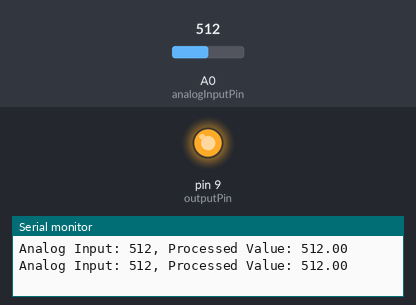
This sketch was run on a simulated Arduino Uno, built with avr-gcc and run on an emulated ATmega328P. On the bench: output pins drawn as LEDs (lit = HIGH), the last lines printed to the serial monitor. The inputs (shaded band) are chosen by the test bench; at power-on: A0 (analogInputPin) = 512.

Above: at 1.8 s.
1.9 s: A0 (analogInputPin) set to 122
At 3.2 s:
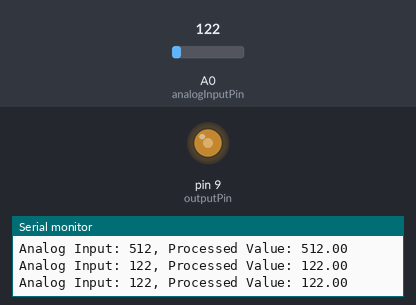
3.5 s: A0 (analogInputPin) set to 0
At 4.8 s:
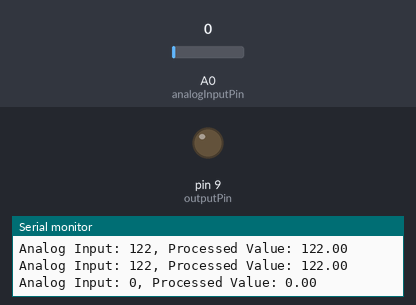
5.5 s: A0 (analogInputPin) set to 306
At 6.4 s:
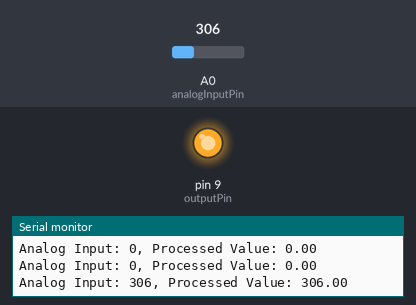
Timing chart, 0 to 8.5 s (numbered marks = the images above; inputs shaded):
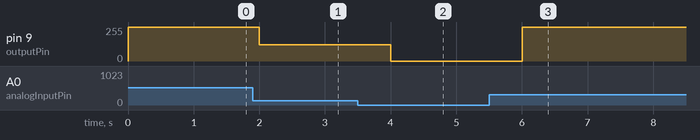

Measured:
- after the input at 1.9 s, pin 9 (outputPin): 255/255 → 122/255 after 0.10 s
- after the input at 3.5 s, pin 9 (outputPin): 122/255 → 0/255 after 0.50 s
- after the input at 5.5 s, pin 9 (outputPin): 0/255 → 255/255 after 0.51 s

The sketch:

noise-canceller.ino
```cpp
#include <Arduino.h>

const int analogInputPin = A0;
const int outputPin = 9;

void setup()
{
  pinMode(outputPin, OUTPUT);
  Serial.begin(9600);
}

void loop()
{
  int analogValue = analogRead(analogInputPin);
  float processedValue = 2.5 - analogValue;
  processedValue = -processedValue;
  processedValue += 2.5;

  analogWrite(outputPin, processedValue);

  Serial.print("Analog Input: ");
  Serial.print(analogValue);
  Serial.print(", Processed Value: ");
  Serial.println(processedValue);

  delay(1000);
}
```
